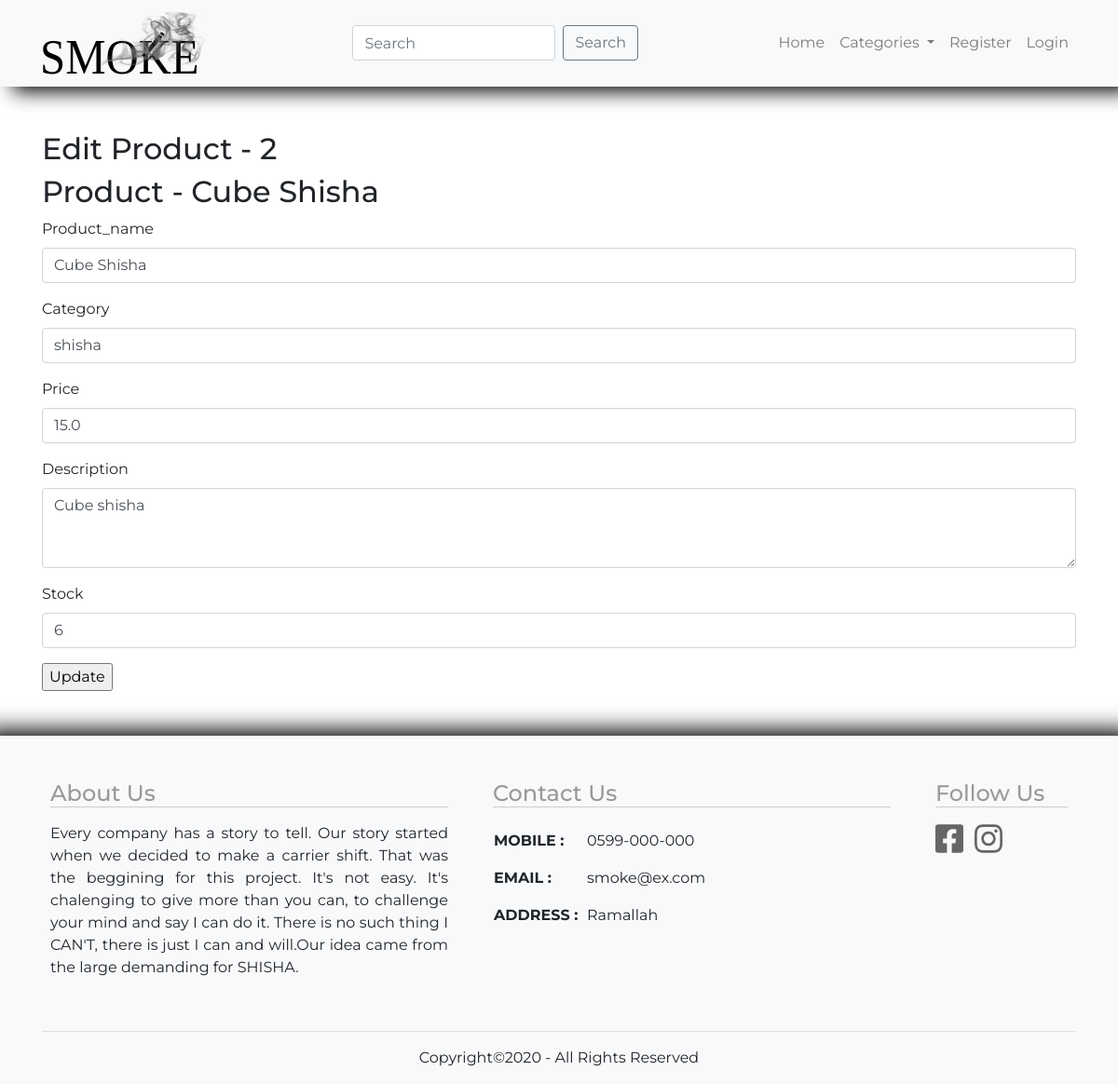
Page /edit_product/2 on the committed database.
### smoke_app/models.py (models this page shows)
class Product(models.Model):
    name = models.CharField(max_length=100)
    category = models.CharField(max_length=100)
    description = models.TextField()
    price = models.FloatField()
    stock = models.IntegerField()
    created_at = models.DateTimeField(auto_now_add=True)
    updated_at = models.DateTimeField(auto_now=True)
    objects = ProductManager()

### smoke_app/views.py (the view)
# urls.py: path('edit_product/<id>',views.edit_product),
def edit_product(request,id):
    product = Product.objects.get(id=id)
    context={
        "product":product
    }
    return render(request,'edit.html',context)

### smoke_app/templates/edit.html (shortened to what this page needs)
{% extends "base.html" %} {% load static %} {% block content %}
<h2>Edit Product - {{product.id}}</h2>
<h2>Product - {{product.name}}</h2>
<form method="POST" action="/update_product/{{product.id}}">
  <div class="form-group">
    <label for="Product_name">Product_name</label>
    <input type="text" name="Product_name" class="form-control" id="Product_name" value="{{product.name}}" />
  </div>
  <div class="form-group">
    <label for="category">Category</label>
    <input type="text" name="category" class="form-control" id="category" value="{{product.category}}" />
  </div>
  <div class="form-group">
    <label for="Price">Price</label>
    <input type="number" min="1" name="price" class="form-control" id="Price" value="{{product.price}}" />
  </div>
  <div class="form-group">
    <label for="Description">Description</label>
    <textarea name="description" class="form-control" id="Description" rows="3">{{product.description}}</textarea>
  </div>
  <div class="form-group">
    <label for="stock">Stock</label>
    <input type="number" min="1" name="stock" class="form-control" id="stock" value="{{product.stock}}" />
  </div>
  <input type="submit" value="Update" />
</form>
{% endblock content %}

### smoke_app/static/css/base.css (style rules this page uses)
* { font-family: 'Montserrat', sans-serif; }

### rows in the picture
Product: id "2", name "Cube Shisha", Product_name "Cube Shisha", category "shisha", price "15.0", description "Cube shisha", stock "6"
